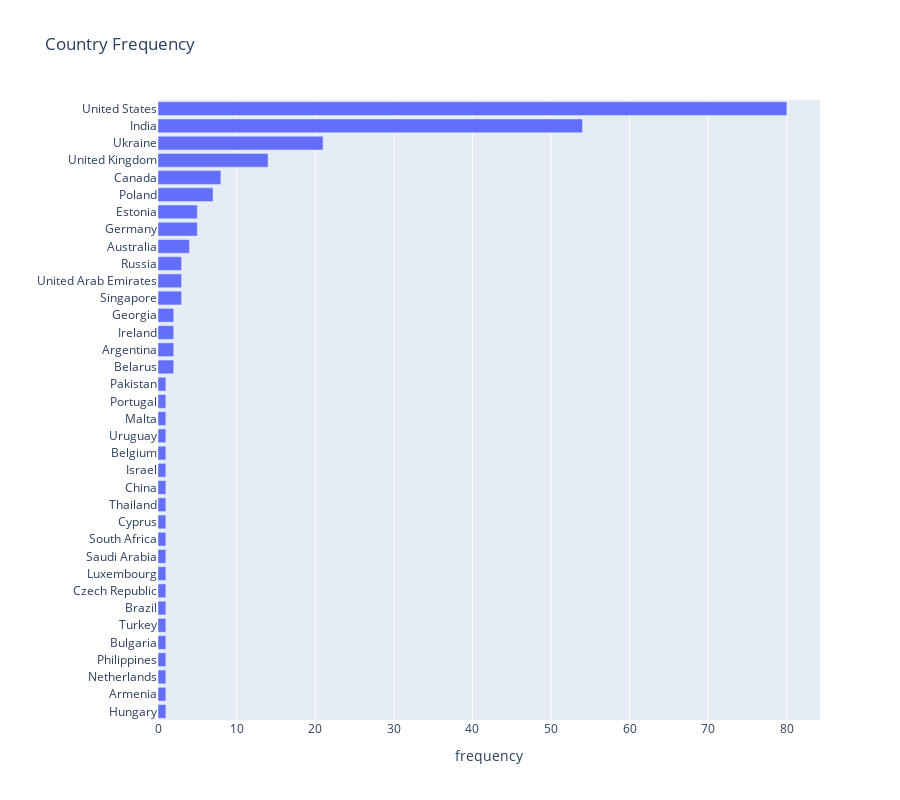

Source (notebook cell):
### Code cell
px.bar(y=locations.index, x=locations.values, width=900, height=800, 
       title= 'Country Frequency', labels={'y':'', 'x':'frequency'})

### Figure 1 — Plotly figure (JSON) as saved in the notebook; plotly's stock layout.template omitted (floating-point values rounded to 4 significant figures)
{"data": [{"alignmentgroup": "True", "hovertemplate": "frequency=%{x}<br>=%{y}<extra></extra>", "legendgroup": "", "marker": {"color": "#636efa", "pattern": {"shape": ""}}, "name": "", "offsetgroup": "", "orientation": "h", "showlegend": false, "textposition": "auto", "type": "bar", "x": [1, 1, 1, 1, 1, 1, 1, 1, 1, 1, 1, 1, 1, 1, 1, 1, 1, 1, 1, 1, 2, 2, 2, 2, 3, 3, 3, 4, 5, 5, 7, 8, 14, 21, 54, 80], "xaxis": "x", "y": ["Hungary", "Armenia", "Netherlands", "Philippines", "Bulgaria", "Turkey", "Brazil", "Czech Republic", "Luxembourg", "Saudi Arabia", "South Africa", "Cyprus", "Thailand", "China", "Israel", "Belgium", "Uruguay", "Malta", "Portugal", "Pakistan", "Belarus", "Argentina", "Ireland", "Georgia", "Singapore", "United Arab Emirates", "Russia", "Australia", "Germany", "Estonia", "Poland", "Canada", "United Kingdom", "Ukraine", "India", "United States"], "yaxis": "y"}], "layout": {"barmode": "relative", "height": 800, "legend": {"tracegroupgap": 0}, "title": {"text": "Country Frequency"}, "width": 900, "xaxis": {"anchor": "y", "domain": [0, 1], "title": {"text": "frequency"}}, "yaxis": {"anchor": "x", "domain": [0, 1], "title": {"text": ""}}}}
